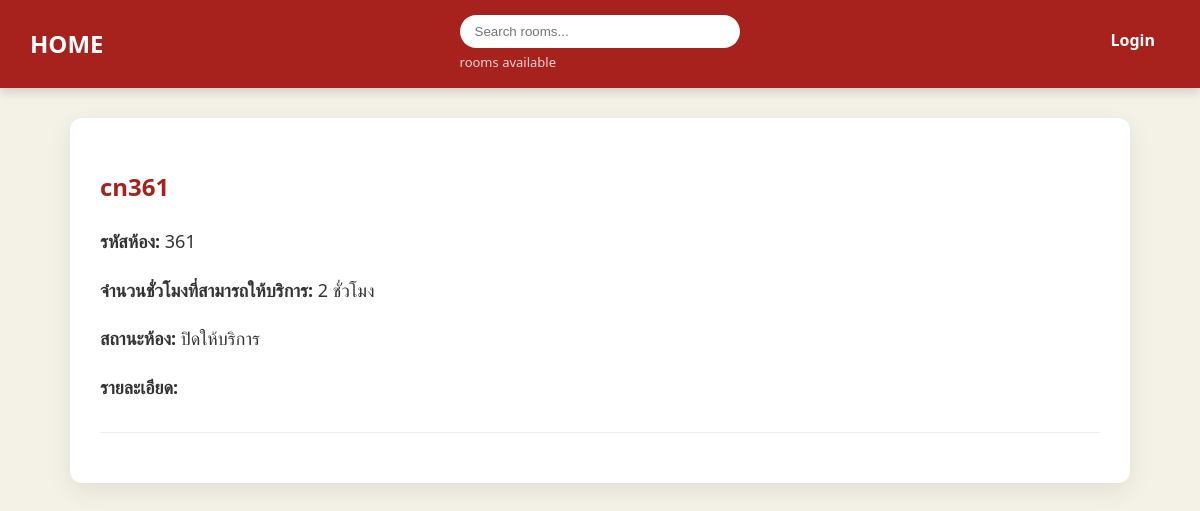
/room/361/, run on the app's committed database.
### booking/models.py (models this page shows, shortened)
class Room(models.Model):
    room_id = models.CharField(max_length=10, primary_key=True, verbose_name='ID')
    room_name = models.CharField(max_length=200, verbose_name='Name')
    room_capacity = models.PositiveIntegerField(verbose_name='Capacity')
    room_hours = models.PositiveIntegerField(
        'Total Hours',
        validators=[MinValueValidator(0), MaxValueValidator(24)]
    )
    status = models.BooleanField(verbose_name='Status')
    description = models.TextField(null=True, blank=True, verbose_name='Description')
    updated = models.DateTimeField(auto_now=True)
    created = models.DateTimeField(auto_now_add=True)
    class Meta:
        ordering = ['-updated', '-created']

### booking/views.py (the view)
# urls.py: path('room/<str:pk>/', views.room, name='room'),
def room(request, pk):
    room = Room.objects.get(room_id=pk)
    bookings = room.bookings.select_related('user')
    context = {'room': room, 'bookings': bookings}
    return render(request, 'booking/room.html', context)

### booking/templates/booking/room.html (shortened to what this page needs)
{% extends 'main.html' %}
{% block content %}
<div class="detail-container">
    <h2>{{room.room_name}}</h2>
    <p><strong>รหัสห้อง:</strong> {{room.room_id}}</p>
    <p><strong>จำนวนชั่วโมงที่สามารถให้บริการ:</strong> {{room.room_hours}} ชั่วโมง</p>
    <p><strong>สถานะห้อง:</strong> {{ room.status|yesno:"เปิดให้บริการ,ปิดให้บริการ" }}</p>
    <p><strong>รายละเอียด:</strong> {{room.description}}</p>
    <div class="detail-actions">
    </div>
</div>
{% endblock %}

### static/styles/main.css (style rules this page uses)
body { background-color: #f4f1e7; font-family: 'Kanit', 'Segoe UI', Tahoma, Geneva, Verdana, sans-serif; margin: 0; color: #333333; font-size: 16px; line-height: 1.6; }
h1, h2, h3, h4, h5 { color: #a7211d; }
.detail-container p { font-size: 18px; line-height: 1.7; }
.detail-actions { margin-top: 30px; padding-top: 20px; border-top: 1px solid #eee; }

### data on the page
Room: room_name "cn361", room_id "361", room_hours "2", status "ปิดให้บริการ"
